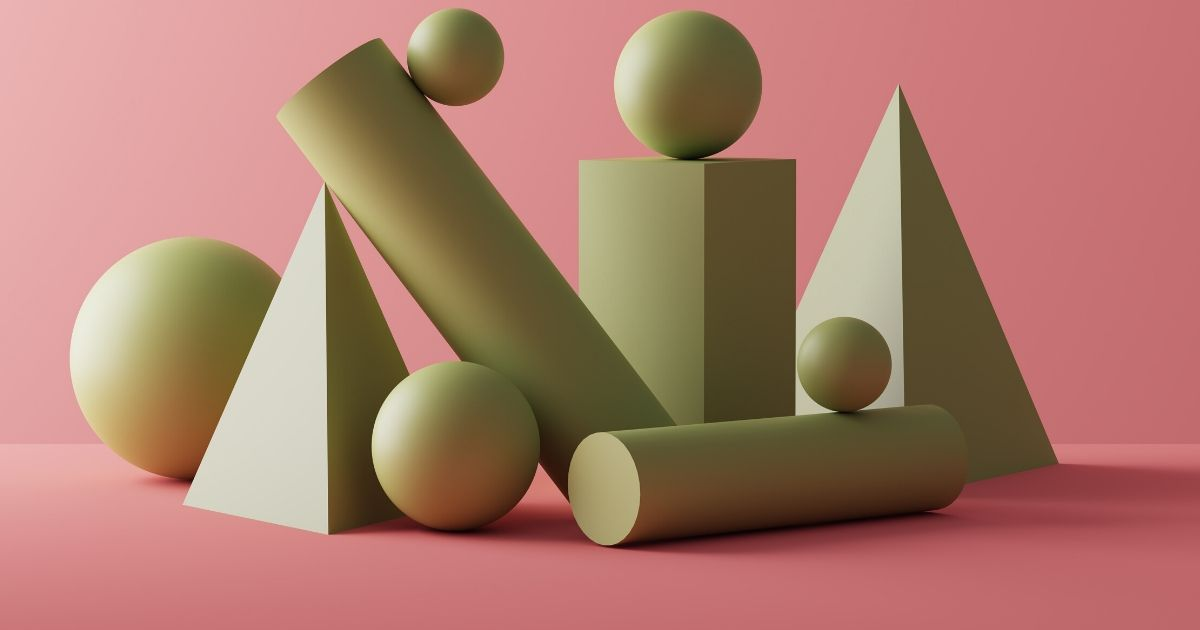
#> input picture geometricshape.jpg, 1200 x 630 px
$ python AI_Geometric.py
#> lines starting #> are read from the running program, lines starting #| are printed output that depends on the picture
import numpy as np
import cv2 as cv
from matplotlib import pyplot as plt
img = cv.imread('geometricshape.jpg', cv.IMREAD_GRAYSCALE)
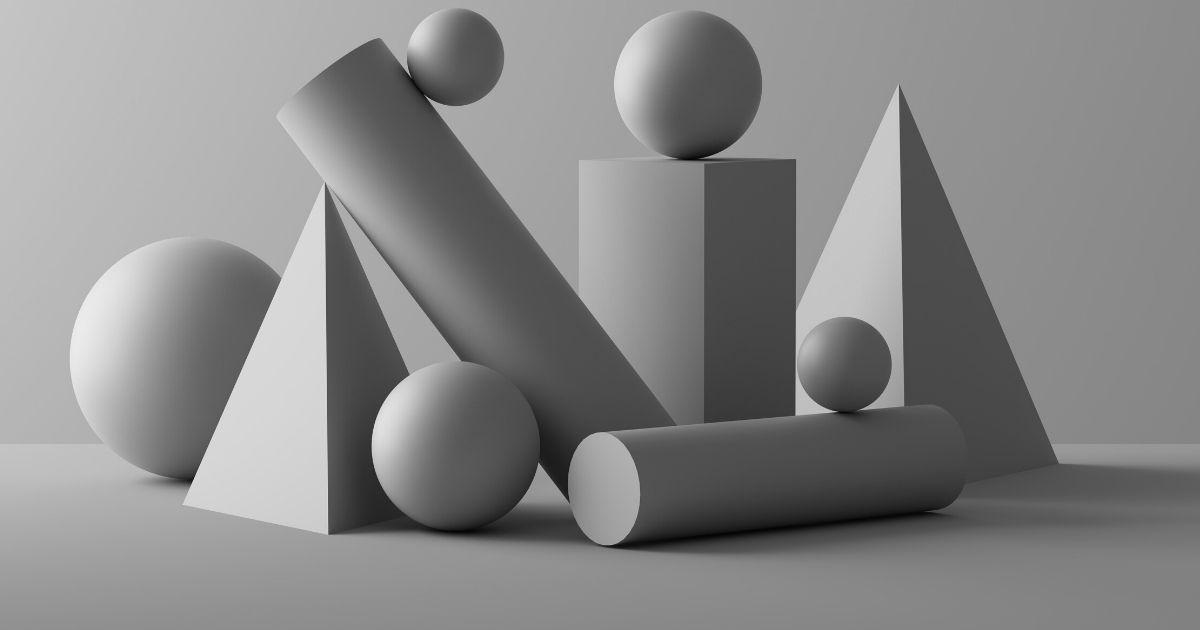
#> img: shape (630, 1200); min 3, max 244, mean 135.5
# Initiate ORB detector
orb = cv.ORB_create()
# find the keypoints with ORB
kp = orb.detect(img,None)
#> kp = 354 keypoints; strongest (x, y, size): (539, 464, 31), (186, 480, 111.1), (329, 533, 31), (188, 481, 92.6)
# compute the descriptors with ORB
kp, des = orb.compute(img, kp)
# draw only keypoints location,not size and orientation
img2 = cv.drawKeypoints(img, kp, None, color=(0,255,0), flags=0)
plt.imshow(img2), plt.show()
